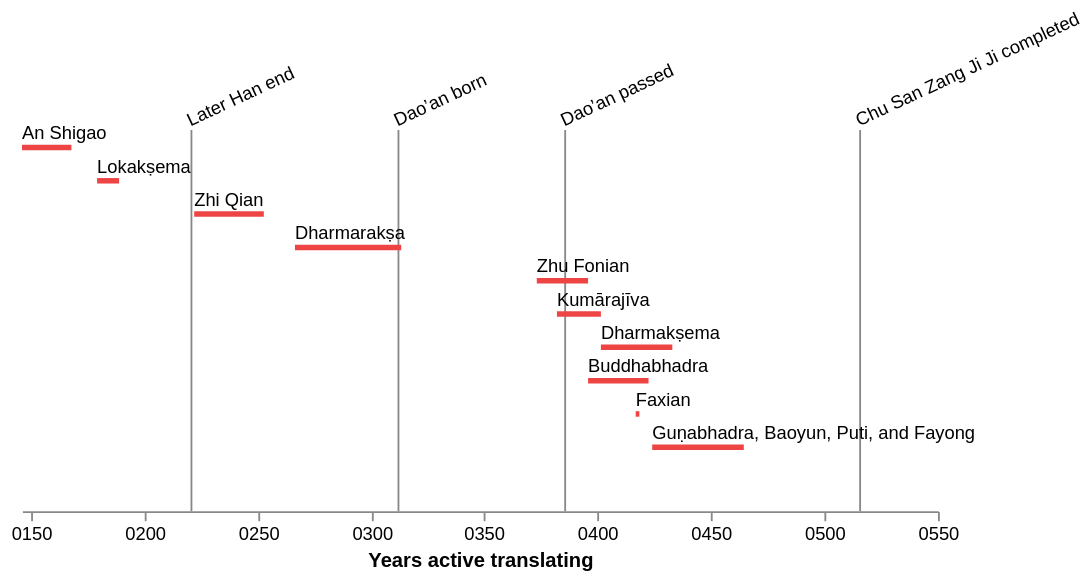

Describe this chart as a Vega-Lite specification.
### Vega specification from a JSON file in a GitHub repository (floating-point values rounded to 4 significant figures)
{"$schema": "https://vega.github.io/schema/vega/v6.json", "description": "A timeline visualization of early translators of Buddhist scriptures.", "background": "white", "width": 500, "height": 200, "padding": 5, "data": [{"name": "people", "values": [{"label": "An Shigao", "start": -57559837390000, "end": -56865613390000}, {"label": "Lokakṣema", "start": -56518458190000, "end": -56202838990000}, {"label": "Zhi Qian", "start": -55161546190000, "end": -54183238990000}, {"label": "Dharmarakṣa", "start": -53773011790000, "end": -52289869390000}, {"label": "Zhu Fonian", "start": -50396413390000, "end": -49670653390000}, {"label": "Kumārajīva", "start": -50112416590000, "end": -49512800590000}, {"label": "Dharmakṣema", "start": -49512800590000, "end": -48502957390000}, {"label": "Buddhabhadra", "start": -49670653390000, "end": -48850112590000}, {"label": "Faxian", "start": -49007878990000, "end": -48976342990000}, {"label": "Guṇabhadra, Baoyun, Puti, and Fayong", "start": -48787040590000, "end": -47524736590000}, {"label": "", "start": -44810826190000, "end": -44810826190000}]}, {"name": "events", "format": {"type": "json", "parse": {"when": "date"}}, "values": [{"name": "Later Han end", "when": "January 1, 220"}, {"name": "Dao’an born", "when": "January 1, 312"}, {"name": "Dao’an passed", "when": "January 1, 385"}, {"name": "Chu San Zang Ji Ji completed", "when": "January 1, 515"}]}], "scales": [{"name": "yscale", "type": "band", "range": [0, {"signal": "height"}], "domain": {"data": "people", "field": "label"}}, {"name": "xscale", "type": "time", "range": "width", "round": true, "domain": {"data": "people", "fields": ["start", "end"]}}], "axes": [{"orient": "bottom", "scale": "xscale", "format": "%Y", "title": "Years active translating"}], "marks": [{"type": "text", "from": {"data": "events"}, "encode": {"enter": {"x": {"scale": "xscale", "field": "when"}, "y": {"value": -10}, "angle": {"value": -25}, "fill": {"value": "#000"}, "text": {"field": "name"}, "fontSize": {"value": 10}}}}, {"type": "rect", "from": {"data": "events"}, "encode": {"enter": {"x": {"scale": "xscale", "field": "when"}, "y": {"value": -8}, "width": {"value": 1}, "height": {"field": {"group": "height"}, "offset": 8}, "fill": {"value": "#888"}}}}, {"type": "text", "from": {"data": "people"}, "encode": {"enter": {"x": {"scale": "xscale", "field": "start"}, "y": {"scale": "yscale", "field": "label", "offset": -3}, "fill": {"value": "#000"}, "text": {"field": "label"}, "fontSize": {"value": 10}}}}, {"type": "rect", "from": {"data": "people"}, "encode": {"enter": {"x": {"scale": "xscale", "field": "start"}, "x2": {"scale": "xscale", "field": "end"}, "y": {"scale": "yscale", "field": "label"}, "height": {"value": 3}, "fill": {"value": "#e44"}}}}]}
